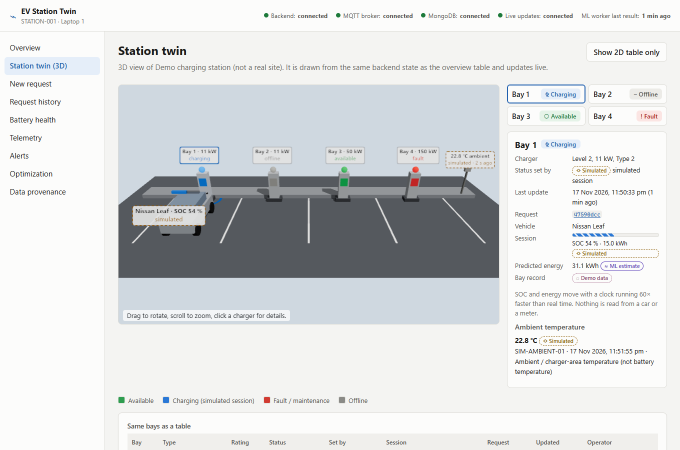
#> input picture what_I_did/screenshots/phase9/01_twin_all_states_bay1_selected.png, 1360 x 900 px (shown at 1/2 size)
$ python make_figures.py
#> lines starting #> are read from the running program, lines starting #| are printed output that depends on the picture
#!/usr/bin/env python3
"""Generate every figure used in report.tex from the project's own data and trained models.

Run from the repository root:   python report/make_figures.py
Writes the figures to report/figures/.

Honesty rules followed here:
  * Result plots re-create the exact grouped 95/5 split (seed 42) of the training scripts and fit the
    selected model on the 95 % only, so test points are never seen in training. The script checks that
    the reproduced test score equals the score stored in laptop-2/models/*_metadata.json.
  * The wear-factor and temperature-response curves call the deployed inference code (laptop-2/ml_service).
"""

from __future__ import annotations

import json
import os
import sys
from datetime import datetime
from pathlib import Path

import matplotlib

matplotlib.use("Agg")
import matplotlib.pyplot as plt  # noqa: E402
import numpy as np  # noqa: E402
import pandas as pd  # noqa: E402
from matplotlib.patches import FancyArrowPatch, FancyBboxPatch  # noqa: E402

ROOT = Path(__file__).resolve().parent.parent
ML = ROOT / "laptop-2"
OUT = ROOT / "report" / "figures"
OUT.mkdir(parents=True, exist_ok=True)
SEED = 42

# The inference worker's config requires MQTT settings at import time; plotting never connects.
for k, v in {"MQTT_HOST": "127.0.0.1", "MQTT_USERNAME": "unused", "MQTT_PASSWORD": "unused"}.items():
    os.environ.setdefault(k, v)
sys.path.insert(0, str(ML / "ml_service"))
try:  # config.py reads an optional .env file; a no-op stand-in is enough for plotting
    import dotenv  # noqa: F401
except ImportError:
    import types
    sys.modules["dotenv"] = types.SimpleNamespace(load_dotenv=lambda *a, **k: False)

plt.rcParams.update({
    "font.family": "DejaVu Sans", "font.size": 8, "axes.titlesize": 8.5, "axes.labelsize": 8,
    "xtick.labelsize": 7, "ytick.labelsize": 7, "legend.fontsize": 7, "axes.spines.top": False,
    "axes.spines.right": False, "axes.grid": True, "grid.color": "#e3e3e3", "grid.linewidth": 0.6,
    "savefig.bbox": "tight", "savefig.pad_inches": 0.03, "pdf.fonttype": 42,
})
BLUE, LBLUE, ORANGE, GREEN, LGREEN = "#2a6fbb", "#9ec2ea", "#e07b29", "#2e9d4f", "#9fd6af"
GREY, LGREY, RED, PURPLE = "#7d7d79", "#c9c9c6", "#c8423a", "#7a4fb0"


def meta(name: str) -> dict:
    return json.loads((ML / "models" / name).read_text(encoding="utf-8"))


# ─────────────────────────────────────────────────────────────────────────────
# Figure 1 — block diagram
# ─────────────────────────────────────────────────────────────────────────────
def block_diagram():
    fig, ax = plt.subplots(figsize=(7.2, 4.5))
    ax.set_xlim(0, 100)
    ax.set_ylim(0, 63)
    ax.axis("off")

    def tier(x, y, w, h, title, color):
        ax.add_patch(FancyBboxPatch((x, y), w, h, boxstyle="round,pad=0.2,rounding_size=1.2",
                                    fc=color, ec="#a0a0a0", lw=0.8, alpha=0.25, zorder=0))
        if title:
            ax.text(x + w / 2, y + h - 1.4, title, ha="center", va="top", fontsize=7, weight="bold", color="#222")

    def box(x, y, w, h, title, sub="", color="#ffffff"):
        ax.add_patch(FancyBboxPatch((x, y), w, h, boxstyle="round,pad=0.15,rounding_size=0.8",
                                    fc=color, ec="#444", lw=0.9, zorder=2))
        nsub = sub.count("\n") + 1 if sub else 0
        ty = y + h - 2.3 if nsub else y + h / 2
        ax.text(x + w / 2, ty, title, ha="center", va="center", fontsize=6.6, weight="bold", zorder=3)
        if sub:
            ax.text(x + w / 2, (y + ty - 1.4) / 2 + 0.2, sub, ha="center", va="center", fontsize=5.6,
                    color="#333", zorder=3, linespacing=1.2)
        return {"l": (x, y + h / 2), "r": (x + w, y + h / 2), "t": (x + w / 2, y + h), "b": (x + w / 2, y),
                "x": x, "y": y, "w": w, "h": h}

    def arrow(p, q, color="#333", both=False, rad=0.0):
        ax.add_patch(FancyArrowPatch(p, q, arrowstyle=("<|-|>" if both else "-|>"), mutation_scale=8,
                                     lw=1.0, color=color, connectionstyle=f"arc3,rad={rad}", zorder=4,
                                     shrinkA=1.0, shrinkB=1.0))

    def label(x, y, text, color="#333", ha="center"):
        ax.text(x, y, text, ha=ha, va="center", fontsize=5.6, color=color, zorder=5, style="italic",
                linespacing=1.1, bbox=dict(boxstyle="round,pad=0.12", fc="white", ec="none", alpha=0.92))

    # Tiers: one per machine + the offline training band
    tier(0.5, 12.5, 31, 50, "Sensor laptop (Windows) + sensor", "#f2b27a")
    tier(34.5, 12.5, 31, 50, "ML laptop (macOS)", "#b9a3e0")
    tier(68.5, 12.5, 31, 50, "Web laptop (Windows)", "#8fc9b0")
    tier(0.5, 0.3, 99, 10.6, "", "#d0d0d0")
    ax.text(2.0, 9.4, "Offline training (ML laptop, run once)", fontsize=6.6, weight="bold", color="#222", va="center")

    # Sensor laptop column (data flows upward to the OPC UA server)
    opc = box(3, 47, 26, 9, "OPC UA server :4840", "node TemperatureC\nvalue + status + timestamp")
    rdr = box(3, 34.5, 26, 8, "Serial reader + 5 s sampler", "range check, calibration offset")
    ard = box(3, 23, 26, 7.5, "Arduino UNO R4 WiFi", "A0, 12-bit ADC, 20-sample mean", "#fff4e8")
    lm = box(3, 14, 26, 5.5, "LM35 temperature sensor", "", "#fff4e8")
    arrow(lm["t"], ard["b"])
    label(16, 21.3, "analog voltage")
    arrow(ard["t"], rdr["b"])
    label(16, 32.5, "USB serial, 9600 baud")
    arrow(rdr["t"], opc["b"])

    # ML laptop column
    brg = box(37, 47, 26, 9, "OPC UA → MQTT bridge", "subscribes to TemperatureC,\nchecks schema, publishes QoS 1",
              "#f6f1ff")
    brk = box(37, 31.5, 26, 9.5, "Mosquitto MQTT broker", ":1883, password + ACL\ntopics evdt/v1/…", "#f6f1ff")
    wrk = box(37, 14, 26, 12, "ML inference worker", "schema check + de-duplication\nphysics model + scikit-learn\n"
              "time, energy, cost, wear, SOH, RUL", "#ece2ff")
    arrow(brg["b"], brk["t"], PURPLE)
    label(50, 44, "telemetry", PURPLE)
    arrow((43, brk["y"]), (43, wrk["y"] + wrk["h"]), PURPLE)
    label(43, 28.75, "request", PURPLE)
    arrow((57, wrk["y"] + wrk["h"]), (57, brk["y"]), PURPLE)
    label(57, 28.75, "results", PURPLE)

    # Web laptop column
    ui = box(71, 47, 26, 9, "React dashboard (browser)", "request form, history, alerts,\nThree.js 3D station twin",
             "#eaf6f0")
    be = box(71, 31.5, 26, 9.5, "Express backend :3000", "validation, request lifecycle,\nsensor monitor, alerts",
             "#eaf6f0")
    db = box(71, 14, 26, 9, "MongoDB", "requests, results, telemetry,\nalerts, provenance", "#eaf6f0")
    arrow(be["t"], ui["b"], GREEN, both=True)
    label(84, 44, "REST + Socket.IO", GREEN)
    arrow(be["b"], db["t"], GREEN, both=True)
    label(84, 27.25, "store / query", GREEN)

    # Cross-machine links (horizontal)
    arrow(opc["r"], brg["l"], ORANGE)
    label(33, 54.0, "OPC UA", ORANGE)
    label(33, 49.0, "subscribe", ORANGE)
    arrow(brk["r"], be["l"], BLUE, both=True)
    label(67, 39.0, "MQTT", BLUE)
    label(67, 33.6, "QoS 1", BLUE)

    # Offline pipeline, ending under the worker
    ds = box(2, 1.5, 21, 6, "Public datasets", "Palo Alto, ACN, ISU, NASA")
    prep = box(26.5, 1.5, 17, 6, "Clean + features", "prepare_*.py")
    trn = box(47, 1.5, 19, 6, "Train + grouped CV", "95/5 by driver / cell")
    jl = box(69.5, 1.5, 19, 6, "Model files", ".joblib + metadata")
    arrow(ds["r"], prep["l"])
    arrow(prep["r"], trn["l"])
    arrow(trn["r"], jl["l"])
    arrow((72.5, 7.6), (61.5, 14.0), "#444", rad=0.2)
    label(72.5, 11.2, "loaded at start-up", "#444", ha="left")

    fig.savefig(OUT / "block_diagram.pdf")
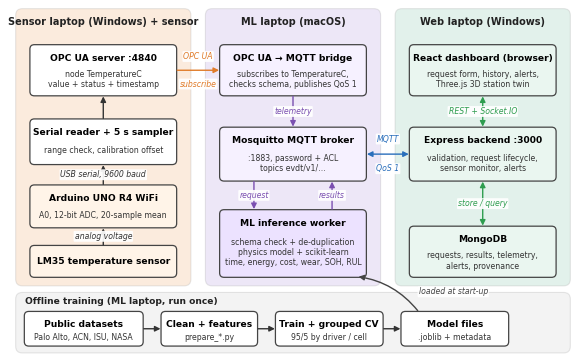
#> figure drawn by matplotlib, 1 panel
    plt.close(fig)


# ─────────────────────────────────────────────────────────────────────────────
# Figure 2 — charging-session models (Palo Alto)
# ─────────────────────────────────────────────────────────────────────────────
def session_results():
    from sklearn.compose import ColumnTransformer
    from sklearn.ensemble import HistGradientBoostingRegressor
    from sklearn.metrics import mean_absolute_error, r2_score
    from sklearn.model_selection import GroupShuffleSplit
    from sklearn.pipeline import Pipeline
    from sklearn.preprocessing import OneHotEncoder, StandardScaler
    from model_wrappers import RatioToReference

    m = meta("duration_model_metadata.json")
    num, cat, target = m["features_numeric"], m["features_categorical"], m["target"]
    df = pd.read_parquet(ML / "data" / "charging_sessions" / "processed" / "sessions.parquet")
    df["ideal_h"] = df["energy_kwh"] / df["vehicle_power_kw"]
    d = df[(df["dataset"] == "palo_alto") & df["vehicle_power_kw"].notna()]
    d = d.dropna(subset=num + cat + [target])
    d = d[d["user_key"].notna()].reset_index(drop=True)
    X, y, g = d[num + cat], d[target], d["user_key"]
    tr, te = next(GroupShuffleSplit(n_splits=1, test_size=0.05, random_state=SEED).split(X, y, g))
    prep = ColumnTransformer([("num", StandardScaler(), num), ("cat", OneHotEncoder(handle_unknown="ignore"), cat)])
    hgb = HistGradientBoostingRegressor(loss="absolute_error", max_iter=400, learning_rate=0.05, max_leaf_nodes=63,
                                        min_samples_leaf=50, l2_regularization=1.0, random_state=SEED)
    model = RatioToReference(Pipeline([("prep", prep), ("model", hgb)]), reference="ideal_h").fit(X.iloc[tr], y.iloc[tr])
    p = model.predict(X.iloc[te])
    yt = y.iloc[te].to_numpy()
    mae, r2 = mean_absolute_error(yt, p), r2_score(yt, p)
    stored = m["all_results"][m["selected_model"]]
    print(f"duration: reproduced test MAE={mae:.4f} R2={r2:.4f}  stored MAE={stored['test_mae']} R2={stored['test_r2']}"
          f"  n_test={len(te)} drivers={g.iloc[te].nunique()}")
    assert abs(mae - stored["test_mae"]) < 2e-3, "reproduced test score differs from the stored metadata"

    fig, (a, b, c) = plt.subplots(1, 3, figsize=(7.2, 2.25), gridspec_kw={"width_ratios": [1.1, 1, 1]})
    lim = 10
    hb = a.hexbin(yt, p, gridsize=40, extent=(0, lim, 0, lim), bins="log", cmap="Blues", mincnt=1, lw=0)
    a.plot([0, lim], [0, lim], color=RED, lw=0.9, ls="--", label="ideal (y = x)")
    a.set(xlim=(0, lim), ylim=(0, lim), xlabel="actual time (h)", ylabel="predicted time (h)")
    a.set_aspect("equal")
    a.set_title(f"(a) Charging time: {len(te):,}\nsessions, {g.iloc[te].nunique()} unseen drivers")
    a.text(0.4, 9.5, f"MAE {mae:.3f} h\n(≈{mae*60:.0f} min)\nR² = {r2:.3f}", fontsize=6.5, va="top",
           bbox=dict(fc="white", ec="#ccc", boxstyle="round,pad=0.25"))
    a.legend(loc="lower right", frameon=False, fontsize=6.5)
    a.grid(False)
    cb = fig.colorbar(hb, ax=a, pad=0.03, fraction=0.046)
    cb.ax.tick_params(labelsize=6)
    cb.set_label("sessions per cell", fontsize=6.3)

    # [24 lines left out: function bars, not called in this run]

    order = ["MeanBaseline", "FormulaBaseline", "Ridge", "HistGradientBoosting", "HistGradientBoosting-MAE",
             "HistGradientBoosting-MAE-ratio"]
    names = ["predict mean", "physics formula", "Ridge", "HGB (squared)", "HGB (abs. error)",
             "physics × HGB\n(selected)"]
    bars(b, m["all_results"], order, names, 60, "minutes", "(b) Charging-time candidates",
         "HistGradientBoosting-MAE-ratio")

    mc = meta("cost_model_metadata.json")
    order_c = ["MeanBaseline", "FormulaBaseline", "Ridge", "HistGradientBoosting", "HistGradientBoosting-MAE",
               "HistGradientBoosting-MAE-tariff"]
    names_c = ["predict mean", "flat $0.23/kWh", "Ridge", "HGB (squared)", "HGB (abs. error)",
               "tariff + HGB\n(selected)"]
    bars(c, mc["all_results"], order_c, names_c, 1, "USD", "(c) Session-cost candidates",
         "HistGradientBoosting-MAE-tariff")
    fig.tight_layout(w_pad=0.6)
    fig.savefig(OUT / "session_results.pdf")
    plt.close(fig)


# ─────────────────────────────────────────────────────────────────────────────
# Figure 3 — battery model + how the live temperature changes the twin's prediction
# ─────────────────────────────────────────────────────────────────────────────
def battery_and_sensor():
    from sklearn.linear_model import Ridge
    from sklearn.metrics import mean_absolute_percentage_error
    from sklearn.model_selection import GroupKFold, GroupShuffleSplit, cross_val_predict
    from sklearn.pipeline import make_pipeline
    from sklearn.preprocessing import PolynomialFeatures, StandardScaler

    import battery_health
    import predictors

    m = meta("battery_life_model_metadata.json")
    life = pd.read_parquet(ML / "data" / "battery_aging" / "processed" / "isu_life.parquet").dropna(subset=["life_efc"])
    feats = m["features"]
    X, y, g = life[feats], life["life_efc"], life["group"]
    tr, te = next(GroupShuffleSplit(n_splits=1, test_size=0.05, random_state=SEED).split(X, y, g))
    mk = lambda: make_pipeline(StandardScaler(), PolynomialFeatures(2), Ridge(alpha=1.0))  # noqa: E731
    p_cv = np.exp(cross_val_predict(mk(), X.iloc[tr], np.log(y.iloc[tr]), groups=g.iloc[tr], cv=GroupKFold(10)))
    p_te = np.exp(mk().fit(X.iloc[tr], np.log(y.iloc[tr])).predict(X.iloc[te]))
    cv_mape = 100 * mean_absolute_percentage_error(y.iloc[tr], p_cv)
    te_mape = 100 * mean_absolute_percentage_error(y.iloc[te], p_te)
    st = m["all_results"]["Ridge-poly2"]
    print(f"life: reproduced CV MAPE={cv_mape:.2f} test MAPE={te_mape:.2f}  stored {st['cv_mape_pct']} / {st['test_mape_pct']}")
    assert abs(cv_mape - st["cv_mape_pct"]) < 0.05 and abs(te_mape - st["test_mape_pct"]) < 0.05

    fig, (a, b, c) = plt.subplots(1, 3, figsize=(7.2, 2.2))
    a.scatter(y.iloc[tr], p_cv, s=7, color=BLUE, alpha=0.55, lw=0, label=f"grouped CV ({len(tr)} cells)")
    a.scatter(y.iloc[te], p_te, s=16, color=ORANGE, marker="D", lw=0.4, ec="k",
              label=f"unseen conditions ({len(te)} cells)")
    lim = 1900
    xs = np.array([0, lim])
    a.plot(xs, xs, color=RED, lw=0.9, ls="--")
    a.fill_between(xs, xs * 0.7, xs * 1.3, color=RED, alpha=0.07, lw=0, label="±30 % band")
    a.set(xlim=(0, lim), ylim=(0, lim), xlabel="measured cycle life (EFC to 80 %)", ylabel="predicted cycle life (EFC)")
    a.set_title(f"(a) Cycle life (ISU-ILCC)\nMAPE: CV {cv_mape:.1f} %, test {te_mape:.1f} %")
    a.legend(loc="upper left", frameon=False, fontsize=6, handletextpad=0.2)

    # Wear factor exactly as the deployed worker computes it
    rates = np.linspace(0.5, 3.0, 26)
    for dod, col in [(20, GREEN), (50, BLUE), (80, PURPLE)]:
        wf = [battery_health._REFERENCE_LIFE / battery_health._life_efc(r, dod) for r in rates]
        b.plot(rates, wf, color=col, lw=1.4, label=f"ΔSOC = {dod} %")
    b.axhline(1.0, color=GREY, lw=0.8, ls=":")
    b.set(xlabel="charge rate (C)", ylabel="wear factor (×)")
    b.set_title("(b) Wear factor computed by the twin\n(reference: 0.5C, ΔSOC 50 %)")
    b.legend(frameon=False, loc="upper left")

    # Temperature response of the full deployed predictor (same request, only temperature changes)
    temps = np.arange(-5, 41, 1)
    now = datetime(2026, 11, 18, 10, 0)

    # [4 lines left out: function req, not called in this run]

    l2 = [predictors.predict(req("Level 2", 7.2, t), now)[0]["predictions"] for t in temps]
    dc = [predictors.predict(req("DC Fast Charger", 50, t), now)[0]["predictions"] for t in temps]
    i25 = int(np.where(temps == 25)[0][0])
    i0 = int(np.where(temps == 0)[0][0])
    rel = lambda rows, key: [100 * (r[key] / rows[i25][key] - 1) for r in rows]  # noqa: E731
    c.plot(temps, rel(l2, "durationHours"), color=BLUE, lw=1.4, label="time, Level 2 7.2 kW (ML)")
    c.plot(temps, rel(dc, "durationHours"), color=ORANGE, lw=1.4, label="time, DC 50 kW (physics)")
    c.axvspan(2, 40, color=GREEN, alpha=0.07, lw=0)
    c.text(21, 47, "LM35 range", ha="center", fontsize=6, color=GREEN)
    c.axhline(0, color=GREY, lw=0.8, ls=":")
    c.set(xlabel="ambient temperature from sensor (°C)", ylabel="time change vs. 25 °C (%)")
    c.set_title("(c) Live temperature → prediction\nChevy Bolt 65 kWh, SOC 20 → 80 %")
    c.legend(frameon=False, loc="upper right", fontsize=5.8)
    for name, rows in (("L2", l2), ("DC", dc)):
        print(f"temp response {name}: 25C {rows[i25]}  0C {rows[i0]}")
    fig.tight_layout(w_pad=0.6)
    fig.savefig(OUT / "battery_sensor.pdf")
    plt.close(fig)


# ─────────────────────────────────────────────────────────────────────────────
# Figure 4 — 3D twin screenshot (cropped to the scene and the bay panel)
# ─────────────────────────────────────────────────────────────────────────────
def twin_screenshot():
    from PIL import Image
    im = Image.open(ROOT / "what_I_did" / "screenshots" / "phase9" / "01_twin_all_states_bay1_selected.png")
#> im is the input picture: PIL image 1360x900 RGB; mean R, G, B 218.7, 220.7, 221.6
    im.crop((230, 165, 1340, 780)).convert("RGB").save(OUT / "twin_3d.png", optimize=True)
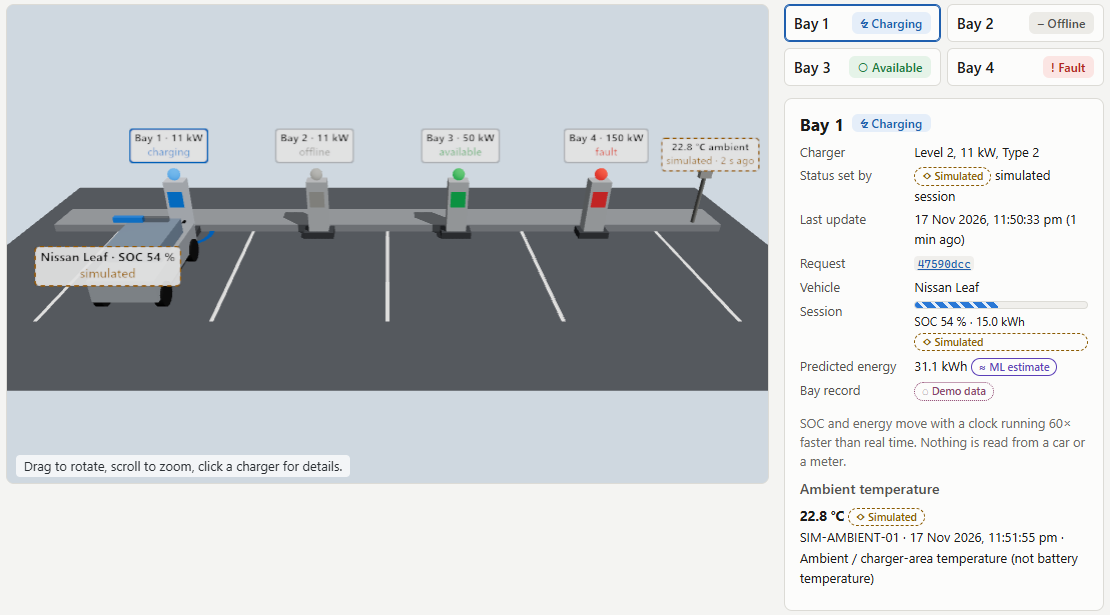
#> saved as twin_3d.png: PIL image 1110x615 RGB; mean R, G, B 198.7, 202.2, 205


if __name__ == "__main__":
    which = sys.argv[1:] or ["block", "twin", "battery", "session"]
    if "block" in which:
        block_diagram()
    if "twin" in which:
        twin_screenshot()
    if "battery" in which:
        battery_and_sensor()
#> (the call stopped at ``: config is not available in this run)
    if "session" in which:
        session_results()
#> (the run stopped early here; a loop or call above may not have finished)

$ run again, with what_I_did/screenshots/phase9/02_live_change_bay3_fault.png copied over what_I_did/screenshots/phase9/01_twin_all_states_bay1_selected.png
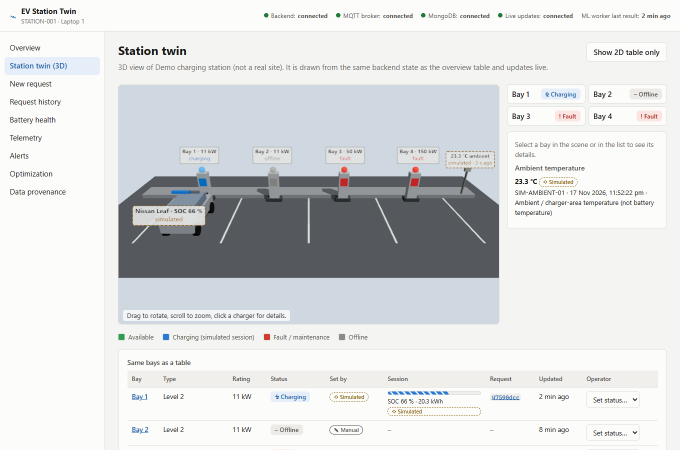
#> input picture what_I_did/screenshots/phase9/02_live_change_bay3_fault.png, 1360 x 900 px (shown at 1/2 size)
#> in twin_screenshot, im is the input picture: PIL image 1360x900 RGB; mean R, G, B 219.4, 221.2, 222.1
#> in twin_screenshot, `im.crop((230, 165, 1340, 780)).convert("RGB").save(OUT / "twin_3d.png"..`:
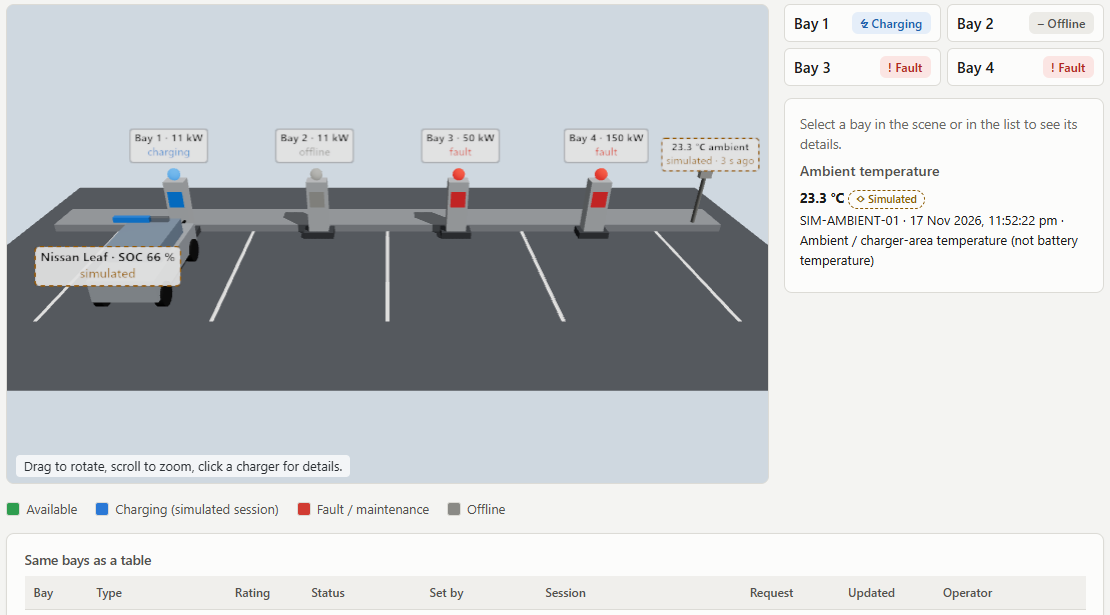
#> saved as twin_3d.png: PIL image 1110x615 RGB; mean R, G, B 199.2, 202.3, 204.8

$ run again, with what_I_did/screenshots/phase9/04_2d_table_mode.png copied over what_I_did/screenshots/phase9/01_twin_all_states_bay1_selected.png
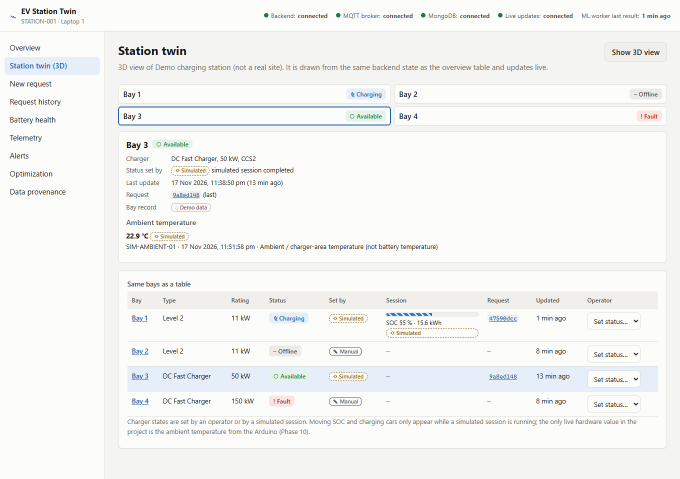
#> input picture what_I_did/screenshots/phase9/04_2d_table_mode.png, 1360 x 957 px (shown at 1/2 size)
#> in twin_screenshot, im is the input picture: PIL image 1360x957 RGB; mean R, G, B 244.3, 244.8, 244.1
#> in twin_screenshot, `im.crop((230, 165, 1340, 780)).convert("RGB").save(OUT / "twin_3d.png"..`:
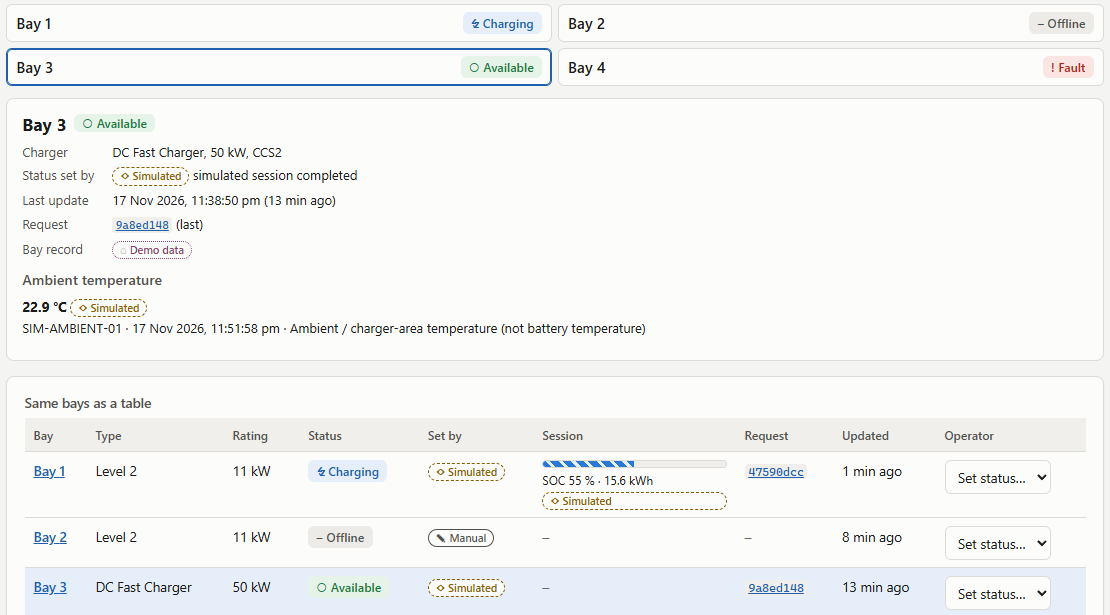
#> saved as twin_3d.png: PIL image 1110x615 RGB; mean R, G, B 244, 244.9, 244.6
